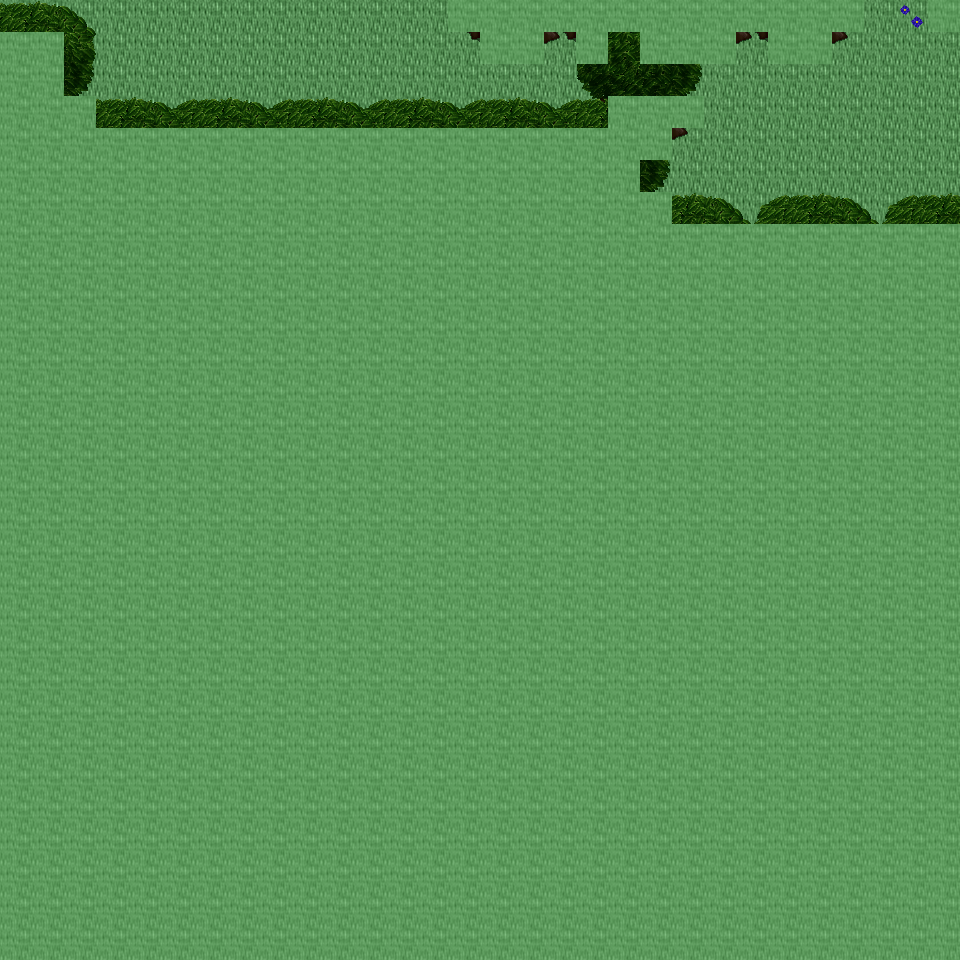

A level layout from a 2D game, rendered from its tile map. Below: a short description, then the map file with tile-grid data replaced by summaries:
An orthogonal 30x30 tile map with 32x32 px tiles, 6 tile layers (Ground, Object, Object2, Above, ...), 39 tilesets and 4 objects (4x mapchange).

<map version="1.0" orientation="orthogonal" renderorder="right-down" width="30" height="30" tilewidth="32" tileheight="32" nextobjectid="5">
  <tileset firstgid="1" name="tileset_ground_ground" tilewidth="32" tileheight="32" tilecount="33" columns="3">
    <image source="../drawable/tileset_ground_ground.png" width="96" height="352" />
  </tileset>
  <tileset firstgid="34" name="tileset_building_wall_old_wood" tilewidth="32" tileheight="32" tilecount="9" columns="3">
    <image source="../drawable/tileset_building_wall_old_wood.png" width="96" height="96" />
  </tileset>
  <tileset firstgid="43" name="tileset_building_fence_fence_wooden" tilewidth="32" tileheight="32" tilecount="12" columns="3">
    <image source="../drawable/tileset_building_fence_fence_wooden.png" width="96" height="128" />
  </tileset>
  <tileset firstgid="55" name="tileset_building_fence_fence_chunky" tilewidth="32" tileheight="32" tilecount="21" columns="3">
    <image source="../drawable/tileset_building_fence_fence_chunky.png" width="96" height="224" />
  </tileset>
  <tileset firstgid="76" name="tileset_plant_stump_stump_brown" tilewidth="32" tileheight="32" tilecount="4" columns="2">
    <image source="../drawable/tileset_plant_stump_stump_brown.png" width="64" height="64" />
  </tileset>
  <tileset firstgid="80" name="tileset_ground_earth_edges" tilewidth="32" tileheight="32" tilecount="18" columns="6">
    <image source="../drawable/tileset_ground_earth_edges.png" width="192" height="96" />
  </tileset>
  <tileset firstgid="98" name="tileset_ground_grass_corners" tilewidth="32" tileheight="32" tilecount="24" columns="6">
    <image source="../drawable/tileset_ground_grass_corners.png" width="192" height="128" />
  </tileset>
  <tileset firstgid="122" name="tileset_ground_grass_edges" tilewidth="32" tileheight="32" tilecount="36" columns="12">
    <image source="../drawable/tileset_ground_grass_edges.png" width="384" height="96" />
  </tileset>
  <tileset firstgid="158" name="tileset_plant_tree_apple_tree" tilewidth="32" tileheight="32" tilecount="9" columns="3">
    <image source="../drawable/tileset_plant_tree_apple_tree.png" width="96" height="96" />
  </tileset>
  <tileset firstgid="167" name="tileset_plant_tree_chestnut_tree" tilewidth="32" tileheight="32" tilecount="20" columns="4">
    <image source="../drawable/tileset_plant_tree_chestnut_tree.png" width="128" height="160" />
  </tileset>
  <tileset firstgid="187" name="tileset_plant_tree_crack_willow" tilewidth="32" tileheight="32" tilecount="20" columns="4">
    <image source="../drawable/tileset_plant_tree_crack_willow.png" width="128" height="160" />
  </tileset>
  <tileset firstgid="207" name="tileset_furniture_chair_bench_iron" tilewidth="32" tileheight="32" tilecount="4" columns="2">
    <image source="../drawable/tileset_furniture_chair_bench_iron.png" width="64" height="64" />
  </tileset>
  <tileset firstgid="211" name="tileset_furniture_chair_bench_iron_reverse" tilewidth="32" tileheight="32" tilecount="4" columns="2">
    <image source="../drawable/tileset_furniture_chair_bench_iron_reverse.png" width="64" height="64" />
  </tileset>
  <tileset firstgid="215" name="tileset_object_hay_cart" tilewidth="32" tileheight="32" tilecount="1" columns="1">
    <image source="../drawable/tileset_object_hay_cart.png" width="32" height="32" />
  </tileset>
  <tileset firstgid="216" name="tileset_building_wall_walls_siding" tilewidth="32" tileheight="32" tilecount="16" columns="4">
    <image source="../drawable/tileset_building_wall_walls_siding.png" width="128" height="128" />
  </tileset>
  <tileset firstgid="232" name="tileset_building_roof_brown" tilewidth="32" tileheight="32" tilecount="20" columns="5">
    <image source="../drawable/tileset_building_roof_brown.png" width="160" height="128" />
  </tileset>
  <tileset firstgid="252" name="tileset_building_door_door" tilewidth="32" tileheight="32" tilecount="6" columns="3">
    <image source="../drawable/tileset_building_door_door.png" width="96" height="64" />
  </tileset>
  <tileset firstgid="258" name="tileset_item_tools" tilewidth="32" tileheight="32" tilecount="9" columns="3">
    <image source="../drawable/tileset_item_tools.png" width="96" height="96" />
  </tileset>
  <tileset firstgid="267" name="tileset_ground_cobbled_paving" tilewidth="32" tileheight="32" tilecount="1" columns="1">
    <image source="../drawable/tileset_ground_cobbled_paving.png" width="32" height="32" />
  </tileset>
  <tileset firstgid="268" name="tileset_item_bazaar_produce" tilewidth="32" tileheight="32" tilecount="4" columns="2">
    <image source="../drawable/tileset_item_bazaar_produce.png" width="64" height="64" />
  </tileset>
  <tileset firstgid="272" name="tileset_item_sacks" tilewidth="32" tileheight="32" tilecount="2" columns="2">
    <image source="../drawable/tileset_item_sacks.png" width="64" height="32" />
  </tileset>
  <tileset firstgid="274" name="tileset_building_barnyard" tilewidth="32" tileheight="32" tilecount="200" columns="8">
    <image source="../drawable/tileset_building_barnyard.png" width="256" height="800" />
  </tileset>
  <tileset firstgid="474" name="tileset_plant_flower_planted_containers" tilewidth="32" tileheight="32" tilecount="16" columns="4">
    <image source="../drawable/tileset_plant_flower_planted_containers.png" width="128" height="128" />
  </tileset>
  <tileset firstgid="490" name="tileset_furniture_chair_wooden_rustic" tilewidth="32" tileheight="32" tilecount="8" columns="4">
    <image source="../drawable/tileset_furniture_chair_wooden_rustic.png" width="128" height="64" />
  </tileset>
  <tileset firstgid="498" name="tileset_furniture_table_brick_base" tilewidth="32" tileheight="32" tilecount="3" columns="3">
    <image source="../drawable/tileset_furniture_table_brick_base.png" width="96" height="32" />
  </tileset>
  <tileset firstgid="501" name="tileset_building_stairs_wooden_stairs" tilewidth="32" tileheight="32" tilecount="9" columns="3">
    <image source="../drawable/tileset_building_stairs_wooden_stairs.png" width="96" height="96" />
  </tileset>
  <tileset firstgid="510" name="tileset_plant_tree_maple_tree" tilewidth="32" tileheight="32" tilecount="72" columns="8">
    <image source="../drawable/tileset_plant_tree_maple_tree.png" width="256" height="288" />
  </tileset>
  <tileset firstgid="582" name="tileset_building_decoration_chimney_big" tilewidth="32" tileheight="32" tilecount="2" columns="1">
    <image source="../drawable/tileset_building_decoration_chimney_big.png" width="32" height="64" />
  </tileset>
  <tileset firstgid="584" name="tileset_logic_collision" tilewidth="32" tileheight="32" tilecount="1" columns="1">
    <image source="../drawable/tileset_logic_collision.png" width="32" height="32" />
  </tileset>
  <tileset firstgid="585" name="tileset_plant_bush_bushes" tilewidth="32" tileheight="32" tilecount="10" columns="5">
    <image source="../drawable/tileset_plant_bush_bushes.png" width="160" height="64" />
  </tileset>
  <tileset firstgid="595" name="tileset_plant_flower_daisy_blue" tilewidth="32" tileheight="32" tilecount="8" columns="2">
    <image source="../drawable/tileset_plant_flower_daisy_blue.png" width="64" height="128" />
  </tileset>
  <tileset firstgid="603" name="tileset_plant_flower_daisy_red" tilewidth="32" tileheight="32" tilecount="8" columns="2">
    <image source="../drawable/tileset_plant_flower_daisy_red.png" width="64" height="128" />
  </tileset>
  <tileset firstgid="611" name="tileset_plant_flower_daisy_white" tilewidth="32" tileheight="32" tilecount="8" columns="2">
    <image source="../drawable/tileset_plant_flower_daisy_white.png" width="64" height="128" />
  </tileset>
  <tileset firstgid="619" name="tileset_plant_flower_daisy_yellow" tilewidth="32" tileheight="32" tilecount="8" columns="2">
    <image source="../drawable/tileset_plant_flower_daisy_yellow.png" width="64" height="128" />
  </tileset>
  <tileset firstgid="627" name="tileset_plant_tree_tree_darkgreen" tilewidth="32" tileheight="32" tilecount="88" columns="8">
    <image source="../drawable/tileset_plant_tree_tree_darkgreen.png" width="256" height="352" />
  </tileset>
  <tileset firstgid="715" name="tileset_ground_green_paving" tilewidth="32" tileheight="32" tilecount="18" columns="3">
    <image source="../drawable/tileset_ground_green_paving.png" width="96" height="192" />
  </tileset>
  <tileset firstgid="733" name="tileset_item_hen_nest" tilewidth="32" tileheight="32" tilecount="1" columns="1">
    <image source="../drawable/tileset_item_hen_nest.png" width="32" height="32" />
  </tileset>
  <tileset firstgid="734" name="tileset_item_firewood" tilewidth="32" tileheight="32" tilecount="12" columns="3">
    <image source="../drawable/tileset_item_firewood.png" width="96" height="128" />
  </tileset>
  <tileset firstgid="746" name="tileset_furniture_sink_manger" tilewidth="32" tileheight="32" tilecount="18" columns="6">
    <image source="../drawable/tileset_furniture_sink_manger.png" width="192" height="96" />
  </tileset>
  <layer name="Ground" width="30" height="30">
    <data>[900 cells, 240 non-empty, 1 distinct tile ids]</data>
  </layer>
  <layer name="Object" width="30" height="30">
    <data>[900 cells, 65 non-empty, 14 distinct tile ids]</data>
  </layer>
  <layer name="Object2" width="30" height="30">
    <data>[900 cells, 0 non-empty, 0 distinct tile ids]</data>
  </layer>
  <layer name="Above" width="30" height="30">
    <data>[900 cells, 144 non-empty, 24 distinct tile ids]</data>
  </layer>
  <layer name="Above2" width="30" height="30">
    <data>[900 cells, 0 non-empty, 0 distinct tile ids]</data>
  </layer>
  <layer name="Walkable" width="30" height="30">
    <data>[900 cells, 784 non-empty, 1 distinct tile ids]</data>
  </layer>
  <objectgroup name="MapEvents">
    <object id="1" name="north" type="mapchange" x="0" y="0" width="448" height="32">
      <properties>
        <property name="map" value="0_ados_mountain_n2_w2_x1_y3" />
        <property name="place" value="south" />
      </properties>
    </object>
    <object id="2" name="north2" type="mapchange" x="864" y="0" width="64" height="32">
      <properties>
        <property name="map" value="0_ados_mountain_n2_w2_x1_y3" />
        <property name="place" value="south2" />
      </properties>
    </object>
    <object id="3" name="west" type="mapchange" x="0" y="0" width="32" height="32">
      <properties>
        <property name="map" value="0_ados_mountain_n2_w2_x0_y4" />
        <property name="place" value="east" />
      </properties>
    </object>
    <object id="4" name="east" type="mapchange" x="928" y="32" width="32" height="192">
      <properties>
        <property name="map" value="0_ados_mountain_n2_w2_x2_y4" />
        <property name="place" value="west" />
      </properties>
    </object>
  </objectgroup>
</map>
